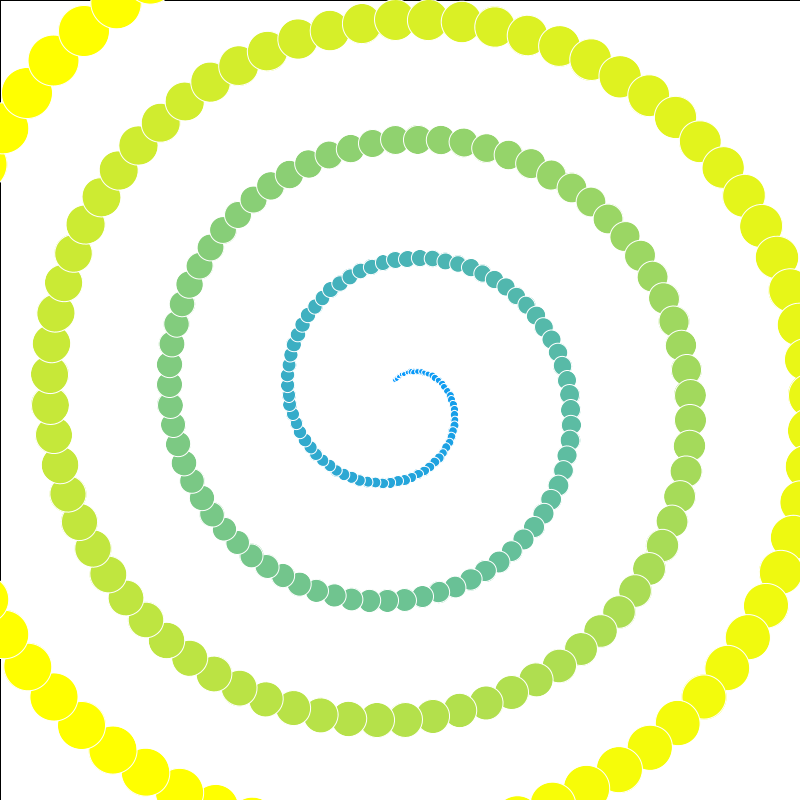
Frame 1 (no input)
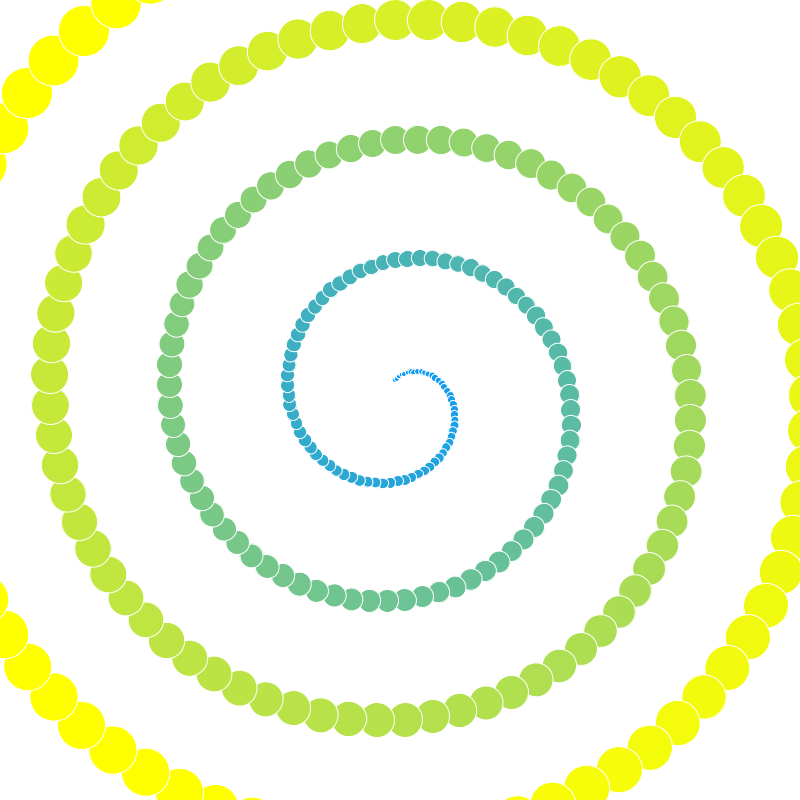
Frame 60 (the mouse pressed at the canvas centre just before this capture)
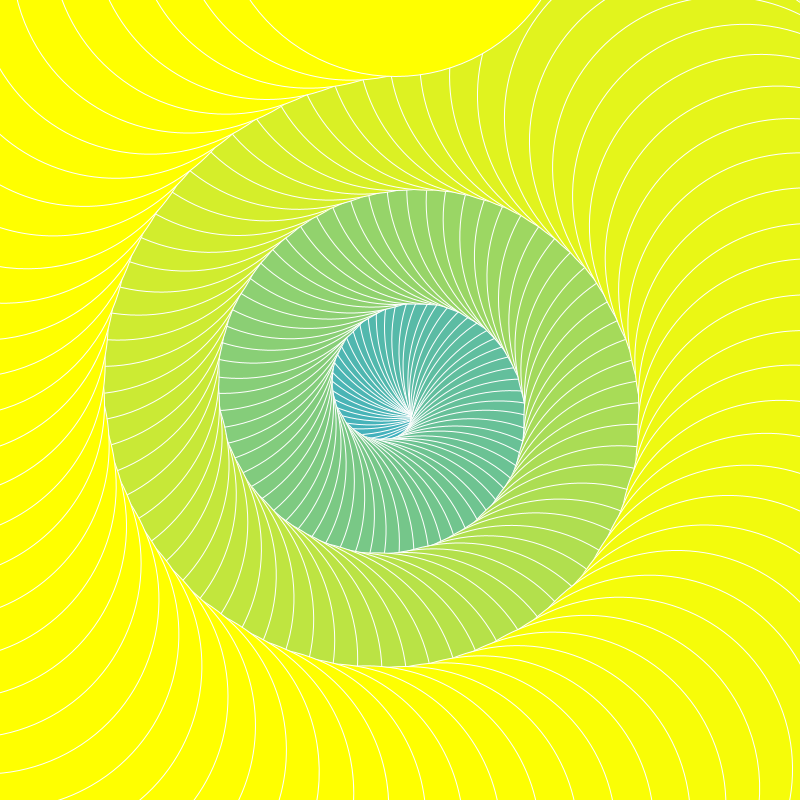
Frame 120 (the mouse held since frame 60 and released just before this capture)

The Processing sketch that drew these frames (run headless with seeded random() and noise(); from frame 60 on, the mouse is pressed at the canvas centre):

// Processing sketch: W6_Project
// ── W6_Project.pde
//import processing.pdf.*;

void setup()
{
  size(800, 800);
  background(255);
}

int r=0;
int t=0;

void draw()
{
  fill(255);
  rect(0, 0, width, height);

  r=0;

  if (mousePressed)
    t+=5;
  else
    t=0;    

  while (r < 360*4 + 5) {
    pushMatrix();
    
    translate(width/2, height/2);
    rotate(radians(r));
    fill(r/5, 150 + r/12, 255-r/5);
    stroke(255); 
    ellipse(-5, -20-r/3, 5 + r/30 + t, 5 + r/30 + t);
    r+=5;
    
    popMatrix();
  }
}
